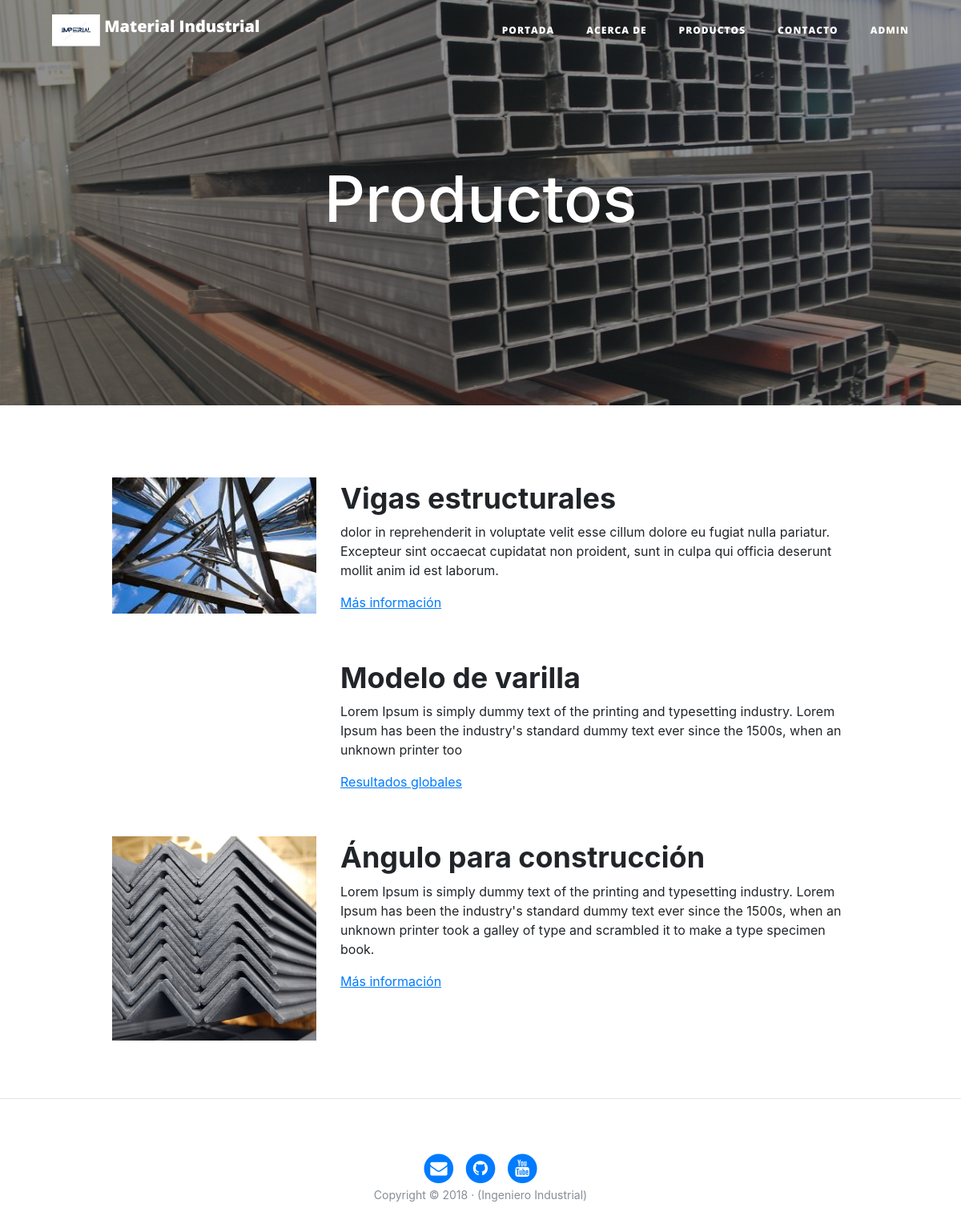
The page /portfolio/ on the database its author committed.
### portfolio/models.py (models this page shows, shortened)
class Project(models.Model):
    title = models.CharField(max_length = 200, verbose_name = 'Titulo')
    description = models.TextField(verbose_name = 'Descripción')
    image = models.ImageField(verbose_name = 'Imagen', upload_to = 'projects')
    created = models.DateTimeField(auto_now_add=True, verbose_name = 'Fecha de creación')
    updated = models.DateTimeField(auto_now=True, verbose_name = 'Fecha de actualización')
    url_link = models.URLField(null = True, blank = True, verbose_name = 'URL')
    class Meta:
        verbose_name = 'producto'
        verbose_name_plural = 'productos'
        ordering = ['-created']

### portfolio/views.py (the view)
# urls.py: path('portfolio/', portfolio_views.portfolio, name='portfolio'),
def portfolio(request):
    projects=Project.objects.all()
    return render(request, 'portfolio/portfolio.html', {'projects':projects})

### portfolio/templates/portfolio/portfolio.html (shortened to what this page needs)
{% extends "core/base.html" %}
{% block background %}{% load static %}{% static 'core/img/Comerciales.jpg' %}{% endblock %}
{% block headers %}
<h1>Productos</h1>
{% endblock %}
{% block content %}
{% for project in projects %}
<div class="row project">
  <div class="col-lg-3 col-md-4 offset-lg-1">
    <img class="img-fluid" src="{{project.image.url}}" alt="">
              </div>
    <div class="col-lg-7 col-md-8">
      <h2 class="section-heading title">{{project.title}}</h2>
      <p>{{project.description}}</p>
      <p>
        {% if project.url_link %}
        <a href="{{project.url_link}}">Más información</a>
        {% else %}
        <a href="https://www.google.com">Resultados globales</a>
        {% endif %}
      </p>
    </div>
  </div>
  {% endfor %}
  {% endblock %}

### core/templates/core/base.html (shortened to what this page needs)
<!DOCTYPE html>
<html lang="es">
  <head>
    {% load static %}
    <link href="{% static 'core/vendor/bootstrap/css/bootstrap.min.css' %}" rel="stylesheet">
    <link href="{% static 'core/vendor/font-awesome/css/font-awesome.min.css' %}" rel="stylesheet" type="text/css">
    <link href="{% static 'core/css/clean-blog.min.css' %}" rel="stylesheet">
    <link rel="stylesheet" href="//cdn.jsdelivr.net/npm/alertifyjs@1.11.2/build/css/themes/bootstrap.min.css"/>
    <link rel="stylesheet" href="//cdn.jsdelivr.net/npm/alertifyjs@1.11.2/build/css/alertify.min.css"/>
  </head>
  <body>
    <nav class="navbar navbar-expand-lg navbar-light fixed-top" id="mainNav">
      <div class="container">
        <a class="navbar-brand" href='{% url "home" %}'>
            <img src="{% static 'core/img/Captura.PNG' %}" width="60" height="40" class="d-inline-block align-top" alt="">
          Material Industrial
        </a>
        <div class="collapse navbar-collapse" id="navbarResponsive">
          <ul class="navbar-nav ml-auto">
            <li class="nav-item">
              <a class="nav-link" href='{% url "home" %}'>Portada</a>
            </li>
            <li class="nav-item">
              <a class="nav-link" href='{% url "about" %}'>Acerca de</a>
            </li>
            <li class="nav-item">
              <a class="nav-link" href='{% url "portfolio" %}'>Productos</a>
            </li>
            <li class="nav-item">
              <a class="nav-link" href='{% url "contact" %}'>Contacto</a>
            </li>
            <li class="nav-item">
              {% if user.is_authenticated %}
                <button class="nav-link small rounded" id="bt" href="">{{ user }}</button>
                <script>
                  const bt=document.querySelector('#bt')
                  bt.addEventListener('click', ()=>{
                    alertify.success('Usuario Verificado');
                  });
                </script>
                {% else %}
                <a href="http://127.0.0.1:8000/admin" class="nav-link">Admin</a>
              {% endif %}
            </li>
          </ul>
        </div>
      </div>
    </nav>
    <header class="masthead" style="background-image: url('{% block background %}{% endblock %}')">
      <div class="overlay"></div>
      <div class="container">
        <div class="row">
          <div class="col-lg-8 col-md-10 mx-auto">
            <div class="site-heading">
              {% block headers %}
              {% endblock %}
            </div>
          </div>
        </div>
      </div>
    </header>
    <div class="container">
        {% block content %}{% endblock %}
    </div>
    {% if request.path != "/" %}<hr>{% endif %}
    <footer>
      <div class="container">
        <div class="row">
          <div class="col-lg-8 col-md-10 mx-auto">
            <ul class="list-inline text-center">
              <li class="list-inline-item">
                <a href="#">
                  <span class="fa-stack fa-lg">
                    <i class="fa fa-circle fa-stack-2x"></i>
                    <i class="fa fa-envelope fa-stack-1x fa-inverse"></i>
                  </span>
                </a>
              </li>
              <li class="list-inline-item">
                <a href="#">
                  <span class="fa-stack fa-lg">
                    <i class="fa fa-circle fa-stack-2x"></i>
                    <i class="fa fa-github fa-stack-1x fa-inverse"></i>
                  </span>
                </a>
              </li>
              <li class="list-inline-item">
                <a href="#">
                  <span class="fa-stack fa-lg">
                    <i class="fa fa-circle fa-stack-2x"></i>
                    <i class="fa fa-youtube fa-stack-1x fa-inverse"></i>
                  </span>
                </a>
              </li>
            </ul>
            <p class="copyright text-muted">Copyright &copy; 2018 · (Ingeniero Industrial) </p>
          </div>
        </div>
      </div>
    </footer>
  </body>
</html>

### rows shown on the page
Project: image (picture), title "Vigas estructurales", description "dolor in reprehenderit in voluptate velit esse cillum dolore eu fugiat nulla pariatur. Excepteur sint occaecat cupidatat non proident, sunt in culpa qui officia deserunt mollit anim id est laborum."
Project: title "Modelo de varilla", description "Lorem Ipsum is simply dummy text of the printing and typesetting industry. Lorem Ipsum has been the industry's standard dummy text ever since the 1500s, when an unknown printer too", shows "Resultados globales"
Project: image (picture), title "Ángulo para construcción", description "Lorem Ipsum is simply dummy text of the printing and typesetting industry. Lorem Ipsum has been the industry's standard dummy text ever since the 1500s, when an unknown printer took a galley of type and scrambled it to make a type specimen book."
